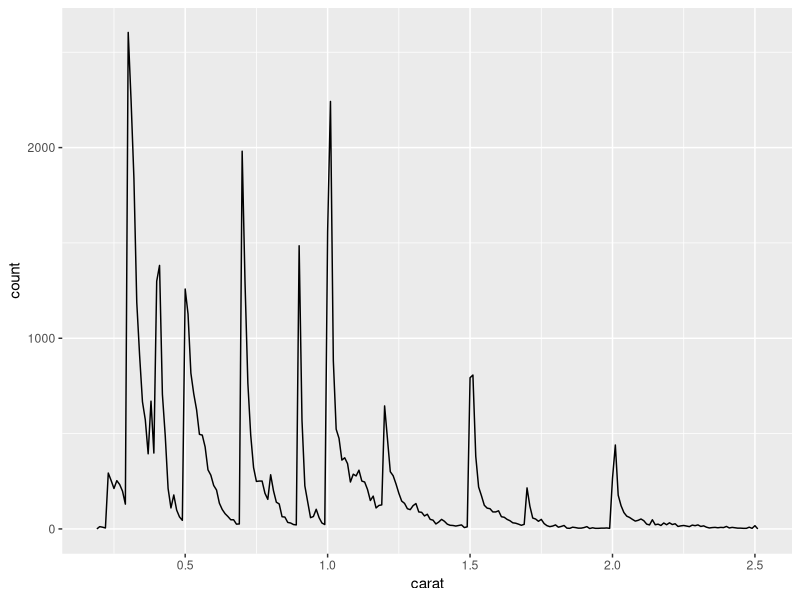
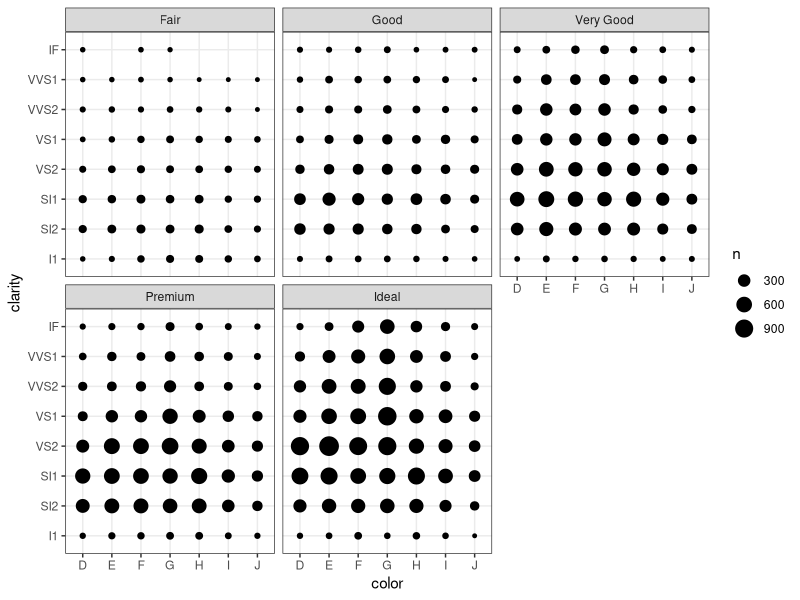

These charts were generated, in order, by the following R code:
## ---- chunk 1
library(ggplot2)
library(dplyr)

smaller <- diamonds %>% 
  filter(carat <= 2.5)

# global option to hide code
knitr::opts_chunk$set(
  echo = FALSE
)
## ---- chunk 2
smaller %>% 
  ggplot(aes(carat)) + 
  geom_freqpoly(binwidth = 0.01)
## ---- chunk 3

smaller %>% 
  ggplot(aes(color, clarity)) + 
  geom_count() +
  facet_wrap(~cut) +
  theme_bw()


## ---- chunk 4

large20 <- diamonds %>% 
  arrange(-carat) %>%
  slice(1:20) %>%
  select(carat, cut, color, clarity, price)

# make column names title case
colnames(large20) <- stringr::str_to_title(colnames(large20))

knitr::kable(
  large20, 
  caption = "Twenty Largest Diamonds"
)

## ---- chunk 5

comma <- function(x) format(x, digits = 2, big.mark = ",")

big <- diamonds %>%
  filter(carat > 2.5) %>%
  count() %>%
  pull(n)

perBig <- stringr::str_c(comma(big/nrow(diamonds) * 100), "%")

cat("Percentage of Diamonds > 2.5 is", comma(perBig))


## ---- chunk 6
lubridate::now()

## ---- chunk 7
lubridate::now()

## ---- chunk 8
lubridate::now()

## ---- chunk 9
lubridate::now()

